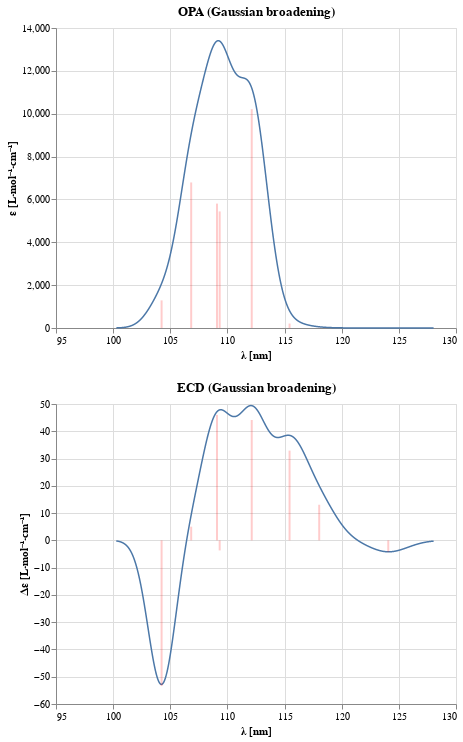

Notebook code cell kept with this figure:
### Markdown cell above
## Using Psithon

The bridge to Psithon was built by Jeff Schriber ([@jeffschriber](https://github.com/jeffschriber))

- How does the input file look?
- How does the output file look?

## Using PsiAPI

- How can I write a script to run TDDFT?
- What variables are defined after a TDDFT run?

## Theory and implementation

For the Tamm-Dancoff approximation (TDA), the code uses a Davidson solver implemented by Ruhee D'Cunha ([@rdcunha](https://github.com/rdcunha)). For the random-phase approximation (RPA), the code uses a Hamiltonian solver implemented by Andrew James ([@amjames](https://github.com/amjames)). 
Both solvers are coded in Python and use the C++ implementation of the electronic Hessian-trial vector products implemented by Daniel Smith ([@dgasmith](https://https://github.com/dgasmith)).

## Plotting spectra

$$
\varepsilon(\omega) = 
      \frac{4\pi^{2}N_{\mathrm{A}}\omega}{3\times 1000\times \ln(10) (4 \pi \epsilon_{0}) n \hbar c}
      \sum_{i \rightarrow j}g_{ij}(\omega)|\mathbf{\mu}_{ij}|^{2}
$$

$$
\Delta\varepsilon(\omega) =
      \frac{16\pi^{2}N_{\mathrm{A}}\omega}{3\times 1000\times \ln(10) (4 \pi \epsilon_{0}) n \hbar c^{2}}
      \sum_{i \rightarrow j}g_{ij}(\omega)\Im(\mathbf{\mu}_{ij}\cdot\mathbf{m}_{ij})
$$

## Solvent effects

Functionality provided by Holger Kruse ([@hokru](https://github.com/hokru)) and Maximilian Scheurer ([@maxscheurer](https://github.com/maxscheurer))

### Code cell
import psi4

from psi4.driver.procrouting.response.scf_response import tdscf_excitations
from psi4.driver.p4util import spectrum

psi4.core.set_output_file("moxy.out")

# structure from Pedersen et al., CPL, submitted
moxy = psi4.geometry("""0 1
C  0.152133 -0.035800  0.485797
C -1.039475  0.615938 -0.061249
C  1.507144  0.097806 -0.148460
O -0.828215 -0.788248 -0.239431
H  0.153725 -0.249258  1.552136
H -1.863178  0.881921  0.593333
H -0.949807  1.214210 -0.962771
H  2.076806 -0.826189 -0.036671
H  2.074465  0.901788  0.325106
H  1.414895  0.315852 -1.212218
""", name="(S)-methyloxirane")

psi4.set_options({
    'save_jk': True,
})

method = 'HF'
basis = 'cc-pVDZ'
e, wfn = psi4.energy(f"{method}/{basis}", return_wfn=True, molecule=moxy)
res = tdscf_excitations(wfn, states=8)

from typing import Tuple, Dict

import numpy as np
import pandas as pd
import altair as alt

def plot_spectrum(data: Dict,
               *,
               title: str = "",
               x_title: Tuple[str, str] = ("ω", "au"),
               y_title: Tuple[str, str] = ("ε", "L⋅mol⁻¹⋅cm⁻¹"),
               offset: int = 0):
    hover = alt.selection_single(
      fields=["x"],
      nearest=True,
      on="mouseover",
      empty="none",
      clear="mouseout"
    )

    s1 = pd.DataFrame(data["convolution"])
    lines = alt.Chart(s1).mark_line(size=1.5).encode(
       x=alt.X("x", axis=alt.Axis(title=f"{x_title[0]} [{x_title[1]}]", offset=offset)),
       y=alt.Y("y", axis=alt.Axis(title=f"{y_title[0]} [{y_title[1]}]")),
       )

    points = lines.transform_filter(hover).mark_circle()

    tooltips = alt.Chart(s1).mark_rule().encode(
      x='x:Q',
      opacity=alt.condition(hover, alt.value(0.3), alt.value(0)),
      tooltip=[alt.Tooltip("x:Q", format=".4f", title=f"{x_title[0]}"), alt.Tooltip("y:Q", format=".1f", title=f"{y_title[0]}")]
      ).add_selection(
        hover
        )

    s2 = pd.DataFrame(data["sticks"])
    sticks = alt.Chart(s2).mark_bar(size=2, opacity=0.2, color="red").encode(
        x="poles:Q",
        y="residues:Q",
        )

    # Put the layers into a chart and bind the data
    plot = alt.layer(
      lines, points, tooltips, sticks,
      ).properties(
        title=title,
        )

    return plot

# get poles and residues to plot OPA and ECD spectra
poles = [r["EXCITATION ENERGY"] for r in res]
opa_residues = [np.linalg.norm(r["ELECTRIC DIPOLE TRANSITION MOMENT (LEN)"])**2 for r in res]
ecd_residues = [r["ROTATORY STRENGTH (LEN)"] for r in res]

opa_spectrum = spectrum(poles=poles, residues=opa_residues, gamma=0.01, out_units="nm")
opa_plot = plot_spectrum(opa_spectrum,
                         title="OPA (Gaussian broadening)",
                         x_title=("λ", "nm"))

ecd_spectrum = spectrum(poles=poles, residues=ecd_residues, kind="ECD", gamma=0.01, out_units="nm")
ecd_plot = plot_spectrum(ecd_spectrum,
                         title="ECD (Gaussian broadening)",
                         x_title=("λ", "nm"),
                         y_title=("Δε", "L⋅mol⁻¹⋅cm⁻¹"))

opa_plot & ecd_plot

### Figure 1 — Vega-Lite specification as saved in the notebook (floating-point values rounded to 4 significant figures; data arrays with more than 128 entries replaced by an {"elided": "..."} marker saying what was removed)
{"config": {"view": {"continuousWidth": 400, "continuousHeight": 300}}, "vconcat": [{"layer": [{"data": {"name": "data-7543260cbed221fdbf33e992e97df43d"}, "mark": {"type": "line", "size": 1.5}, "encoding": {"x": {"type": "quantitative", "axis": {"offset": 0, "title": "λ [nm]"}, "field": "x"}, "y": {"type": "quantitative", "axis": {"title": "ε [L⋅mol⁻¹⋅cm⁻¹]"}, "field": "y"}}}, {"data": {"name": "data-7543260cbed221fdbf33e992e97df43d"}, "mark": "circle", "encoding": {"x": {"type": "quantitative", "axis": {"offset": 0, "title": "λ [nm]"}, "field": "x"}, "y": {"type": "quantitative", "axis": {"title": "ε [L⋅mol⁻¹⋅cm⁻¹]"}, "field": "y"}}, "transform": [{"filter": {"selection": "selector003"}}]}, {"data": {"name": "data-7543260cbed221fdbf33e992e97df43d"}, "mark": "rule", "encoding": {"opacity": {"condition": {"value": 0.3, "selection": "selector003"}, "value": 0}, "tooltip": [{"type": "quantitative", "field": "x", "format": ".4f", "title": "λ"}, {"type": "quantitative", "field": "y", "format": ".1f", "title": "ε"}], "x": {"type": "quantitative", "field": "x"}}, "selection": {"selector003": {"type": "single", "fields": ["x"], "nearest": true, "on": "mouseover", "empty": "none", "clear": "mouseout"}}}, {"data": {"name": "data-e4d56f97cc8fbfdf26dec500761b28e7"}, "mark": {"type": "bar", "color": "red", "opacity": 0.2, "size": 2}, "encoding": {"x": {"type": "quantitative", "field": "poles"}, "y": {"type": "quantitative", "field": "residues"}}}], "title": "OPA (Gaussian broadening)"}, {"layer": [{"data": {"name": "data-7f9c2ce3a891b78f70c71b96fb175cbd"}, "mark": {"type": "line", "size": 1.5}, "encoding": {"x": {"type": "quantitative", "axis": {"offset": 0, "title": "λ [nm]"}, "field": "x"}, "y": {"type": "quantitative", "axis": {"title": "Δε [L⋅mol⁻¹⋅cm⁻¹]"}, "field": "y"}}}, {"data": {"name": "data-7f9c2ce3a891b78f70c71b96fb175cbd"}, "mark": "circle", "encoding": {"x": {"type": "quantitative", "axis": {"offset": 0, "title": "λ [nm]"}, "field": "x"}, "y": {"type": "quantitative", "axis": {"title": "Δε [L⋅mol⁻¹⋅cm⁻¹]"}, "field": "y"}}, "transform": [{"filter": {"selection": "selector004"}}]}, {"data": {"name": "data-7f9c2ce3a891b78f70c71b96fb175cbd"}, "mark": "rule", "encoding": {"opacity": {"condition": {"value": 0.3, "selection": "selector004"}, "value": 0}, "tooltip": [{"type": "quantitative", "field": "x", "format": ".4f", "title": "λ"}, {"type": "quantitative", "field": "y", "format": ".1f", "title": "Δε"}], "x": {"type": "quantitative", "field": "x"}}, "selection": {"selector004": {"type": "single", "fields": ["x"], "nearest": true, "on": "mouseover", "empty": "none", "clear": "mouseout"}}}, {"data": {"name": "data-fa49b2e41a7e20b6a2d4b7f679c74927"}, "mark": {"type": "bar", "color": "red", "opacity": 0.2, "size": 2}, "encoding": {"x": {"type": "quantitative", "field": "poles"}, "y": {"type": "quantitative", "field": "residues"}}}], "title": "ECD (Gaussian broadening)"}], "$schema": "https://vega.github.io/schema/vega-lite/v4.8.1.json", "datasets": {"data-7543260cbed221fdbf33e992e97df43d": {"elided": "5000 records"}, "data-e4d56f97cc8fbfdf26dec500761b28e7": [{"poles": 124.1, "residues": 3.101}, {"poles": 118.0, "residues": 10.72}, {"poles": 115.4, "residues": 208.5}, {"poles": 112.1, "residues": 10210.0}, {"poles": 109.3, "residues": 5440.0}, {"poles": 109.1, "residues": 5806.0}, {"poles": 106.8, "residues": 6793.0}, {"poles": 104.2, "residues": 1289.0}], "data-7f9c2ce3a891b78f70c71b96fb175cbd": {"elided": "5000 records"}, "data-fa49b2e41a7e20b6a2d4b7f679c74927": [{"poles": 124.1, "residues": -4.2}, {"poles": 118.0, "residues": 13.06}, {"poles": 115.4, "residues": 32.91}, {"poles": 112.1, "residues": 44.14}, {"poles": 109.3, "residues": -3.695}, {"poles": 109.1, "residues": 46.01}, {"poles": 106.8, "residues": 5.022}, {"poles": 104.2, "residues": -53.42}]}}
